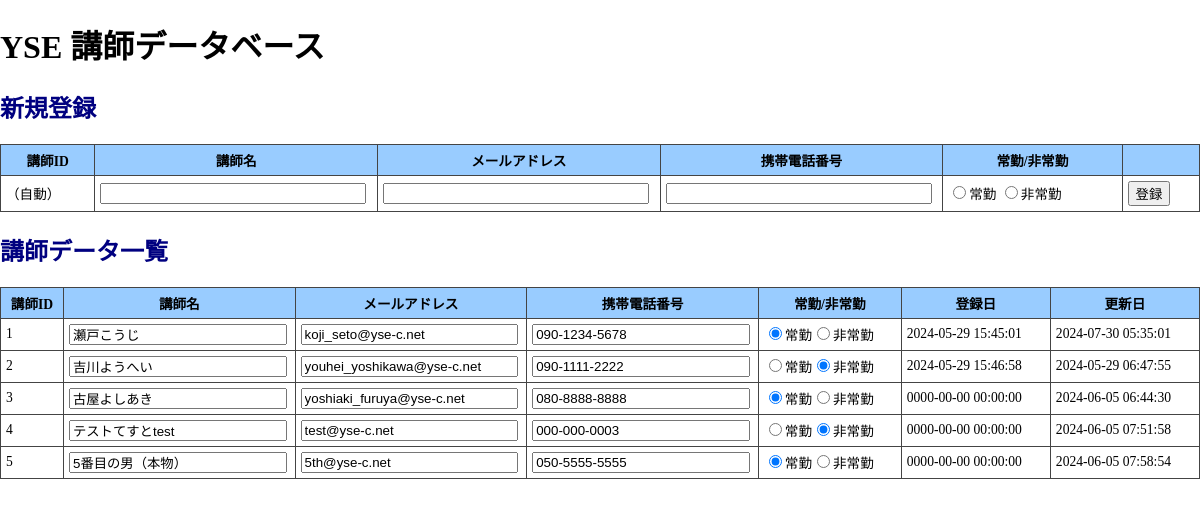
The page /bk/index.php on the database its author committed.
### tables this page shows
CREATE TABLE `staff` (
  `id` int(11) NOT NULL,
  `staffname` varchar(100) NOT NULL,
  `email` varchar(100) NOT NULL,
  `tel` varchar(15) NOT NULL,
  `stafftype` tinyint(1) NOT NULL,
  `created` datetime NOT NULL,
  `modified` timestamp NOT NULL DEFAULT current_timestamp() ON UPDATE current_timestamp()
);

### bk/index.php (the view, shortened to what this page needs)
<?php
require('dbconnect.php');
?>
<!doctype html>
<html lang="ja">
<head>
<link rel="stylesheet" href="style.css">
</head>
<body>
    <h1>YSE 講師データベース</h1>
    <h2>新規登録</h2>
    <form action="" method="post">
        <table>
            <tr>
                <th>講師ID</th>
                <th>講師名</th>
                <th>メールアドレス</th>
                <th>携帯電話番号</th>
                <th>常勤/非常勤</th>
                <th></th>
            </tr>
            <tr>
                <td>（自動）</td>
                <td><input type="text" name="staffname"></td>
                <td><input type="email" name="email"></td>
                <td><input type="tel" name="tel"></td>
                <td><input type="radio" name="stafftype" value="0">常勤
                    <input type="radio" name="stafftype" value="1">非常勤</td>
                <td><input type="submit" value="登録"></td>
            </tr>
        </table>
    </form>
    <h2>講師データ一覧</h2>
    <table>
        <tr>
            <th>講師ID</th>
            <th>講師名</th>
            <th>メールアドレス</th>
            <th>携帯電話番号</th>
            <th>常勤/非常勤</th>
            <th>登録日</th>
            <th>更新日</th>
        </tr>
<?php
$records = $db->query('SELECT * FROM staff ORDER BY id');
?>
<?php while($record = $records->fetch()): ?>
    <form action="" method="post">
        <tr>
            <td><?php print($record['id']); ?></td>
            <td><input type="text" name="staffname" value="<?php print($record['staffname']); ?>"></td>
            <td><input type="text" name="email" value="<?php print($record['email']); ?>"></td>
            <td><input type="text" name="tel" value="<?php print($record['tel']); ?>"></td>
            <?php
            if($record['stafftype']==0){
                print('<td><input type="radio" name="stafftype" value="0" checked>常勤');
                print('<input type="radio" name="stafftype" value="1">非常勤</td>');
            }else{
                print('<td><input type="radio" name="stafftype" value="0">常勤');
                print('<input type="radio" name="stafftype" value="1" checked>非常勤</td>');
            }
            ?>
            <td><?php print($record['created']); ?></td>
            <td><?php print($record['modified']); ?></td>
        </tr>
    </form>
<?php endwhile; ?>
    </table>
</body>
</html>

### style.css (style rules this page uses)
body { margin:0; padding:0; }
h2 { color:navy; }
table { width:100%; border: solid 1px #444; border-collapse: collapse; }
table th, table td { border: solid 1px #444; font-size:85%; padding:5px; }
table th { background-color:#9cf; }
input[type='text'], input[type='email'], input[type='tel'] { width:95%; }

### rows shown on the page
staff: id "1", staffname "瀬戸こうじ", email "koji_seto@yse-c.net", tel "090-1234-5678", created "2024-05-29 15:45:01", modified "2024-07-30 05:35:01"
staff: id "2", staffname "吉川ようへい", email "youhei_yoshikawa@yse-c.net", tel "090-1111-2222", created "2024-05-29 15:46:58", modified "2024-05-29 06:47:55"
staff: id "3", staffname "古屋よしあき", email "yoshiaki_furuya@yse-c.net", tel "080-8888-8888", created "0000-00-00 00:00:00", modified "2024-06-05 06:44:30"
staff: id "4", staffname "テストてすとtest", email "test@yse-c.net", tel "000-000-0003", created "0000-00-00 00:00:00", modified "2024-06-05 07:51:58"
staff: id "5", staffname "5番目の男（本物）", email "5th@yse-c.net", tel "050-5555-5555", created "0000-00-00 00:00:00", modified "2024-06-05 07:58:54"
